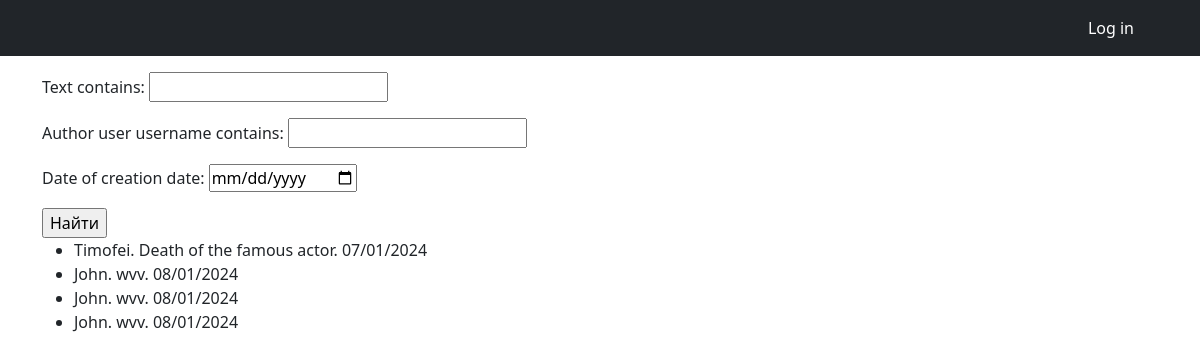
The page /newspaper/search/ on the database as committed earlier.
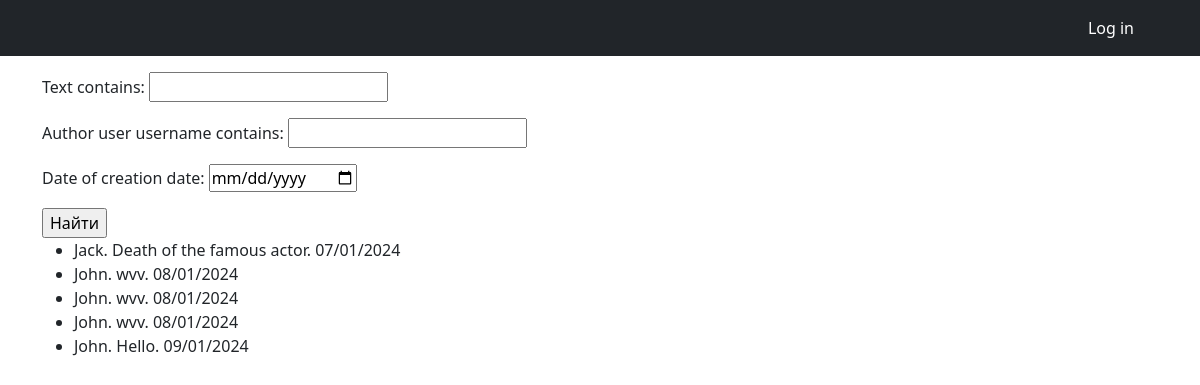
The same page on the database as committed later.
### newsportal_app/models.py (models this page shows, shortened)
class Post(models.Model):
    author = models.ForeignKey(Author, on_delete=models.CASCADE)
    type = models.CharField(max_length=255, choices=TYPE_OF_POST, default=news)
    date_of_creation = models.DateTimeField(auto_now_add=True)
    category = models.ManyToManyField(Category, through='PostCategory')
    title = models.CharField(max_length=255)
    text = models.TextField()
    rating = models.IntegerField(default=0)

class Author(models.Model):
    user = models.OneToOneField(User, on_delete=models.CASCADE)
    rating = models.IntegerField(default=0)

### newsportal_app/views.py (the view)
# urls.py: path('search/', PostSearchView.as_view(), name='post_search'),
class PostSearchView(TemplateView):
    template_name = 'search.html'
    def get_context_data(self, **kwargs):
        context = super().get_context_data(**kwargs)
        context["filtered_list"] = PostSearchFilter(self.request.GET, Post.objects.all())
        return context

### templates/search.html
{% extends 'flatpages/default.html' %}
{% block content %}
<form action="" method="get" align="left">
    {{ filtered_list.form.as_p }}
    <input type="submit" value="Найти" />
</form>
<ul>
{% for el in filtered_list.qs %}
    <li align="left">{{ el.author.user.username }}. {{ el.title }}. {{ el.date_of_creation|date:"d/m/Y" }}</li>
{% endfor %}
</ul>
{% endblock content %}

Rows that differ between the two databases and show on the page:
changed Post "Death of the famous actor": author.user.username "Timofei" → "Jack"
added Post: author.user.username "John", title "Hello", date_of_creation "09/01/2024"
